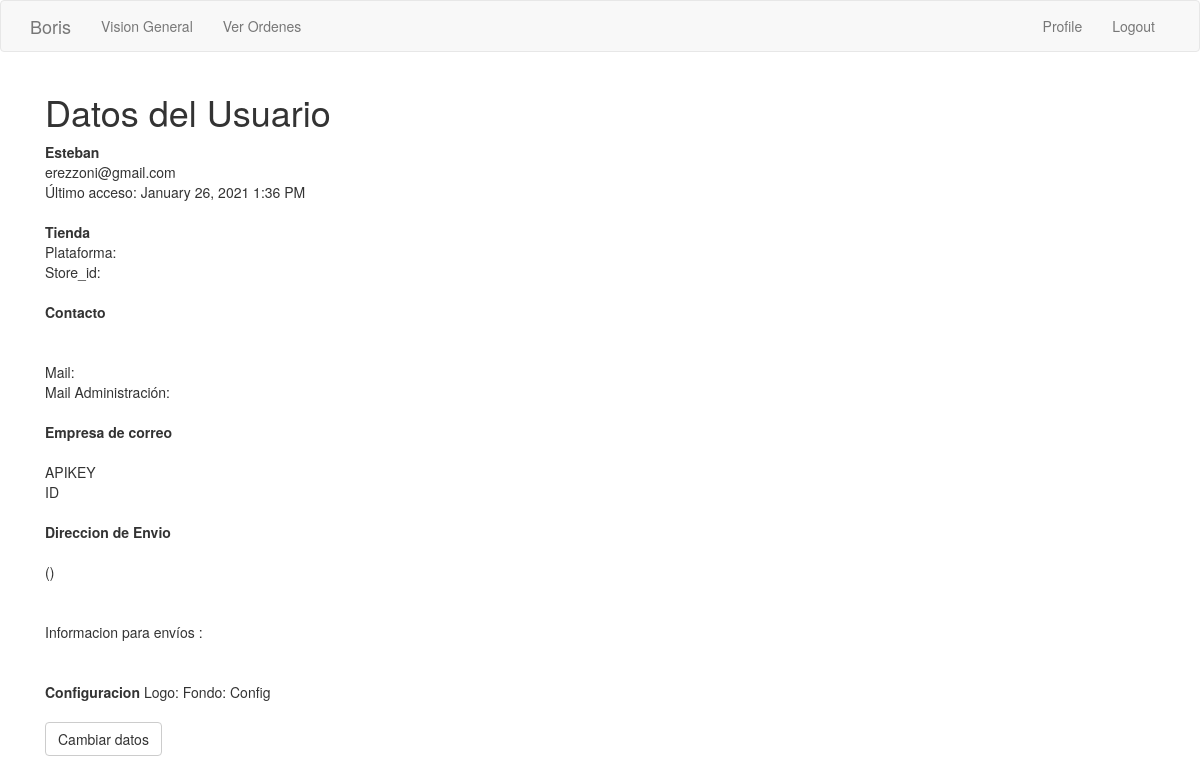
Page /user/Esteban (signed in) on the earlier database version.
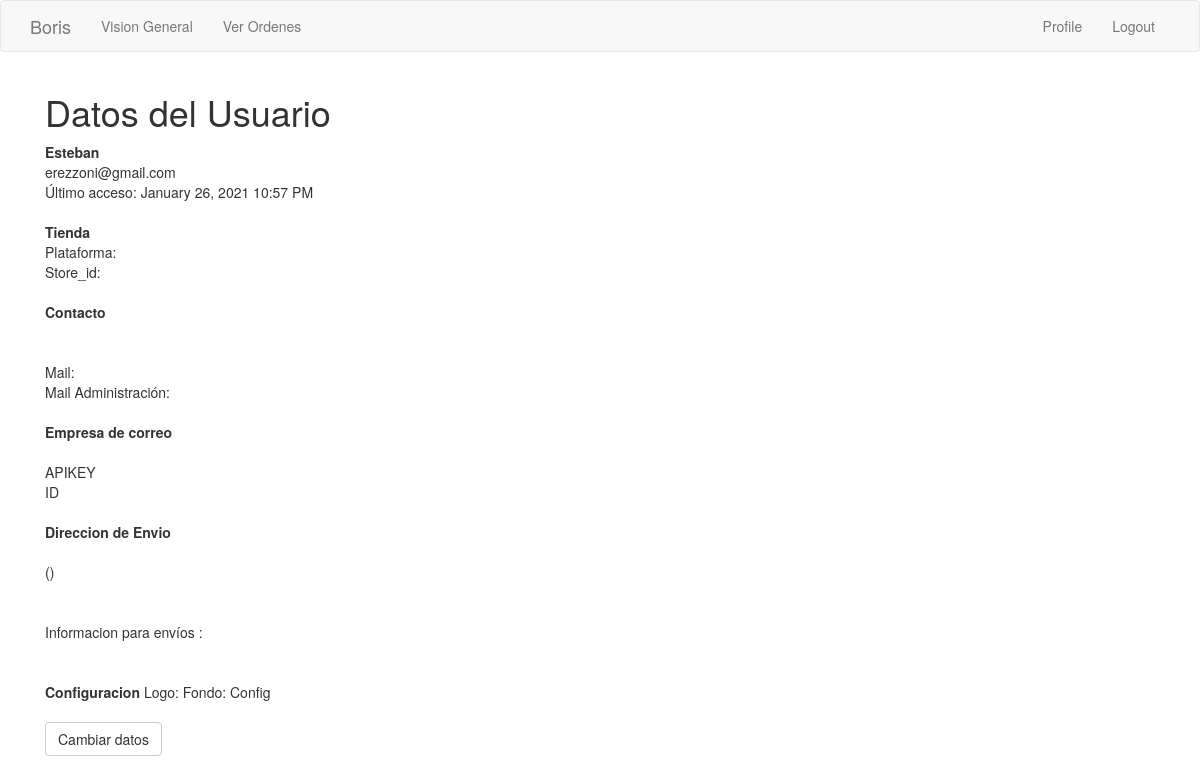
Same page on the later database version.
### app/models.py (models this page shows, shortened)
class User(UserMixin, db.Model):
    id = db.Column(db.Integer, primary_key=True)
    username = db.Column(db.String(64), index=True, unique=True)
    email = db.Column(db.String(120), index=True, unique=True)
    password_hash = db.Column(db.String(128))
    last_seen = db.Column(db.DateTime, default=datetime.utcnow)
    store = db.Column(db.Integer, db.ForeignKey('company.store_id'))
    transaction = db.relationship('Transaction_log', backref='realizo', lazy='dynamic')

### app/main/routes.py (the view)
@bp.route('/user/<username>')
@login_required
def user(username):
    user = User.query.filter_by(username=username).first_or_404()
    return render_template('user.html', user=user)

### app/main/routes.py (called while the page is built)
@bp.before_app_request
def before_request():
    if current_user.is_authenticated:
        current_user.last_seen = datetime.utcnow()
        db.session.commit()

### app/models.py (called while the page is built)
@login.user_loader
def load_user(id):
    return User.query.get(int(id))

### app/templates/user.html
{% extends "base.html" %}
{% block app_content %}
    <div class='container'>
        <h1> Datos del Usuario</h1>
        <div class="row">
            <div class="col-xs-6 col-sm-6 col-md-4 col-lg-4">
                <strong> {{ user.username }} </strong> <br>
                {{ user.email}} <br>
                {% if user.last_seen %}
                    Último acceso: {{ moment(user.last_seen).format('LLL') }}
                {% endif %}
                <br><br>
                <strong> Tienda </strong>
                {{store_name}} <br>
                Plataforma: {{user.platform}} <br>
                Store_id: {{user.store_id}}<br>
                <br>
                <strong>Contacto</strong><br>
                 {{ user.contact_name }}<br>
                 {{ user.contact_phone }}<br>
                 Mail: {{ user.contact_email }}<br>
                 Mail Administración: {{ user.admin_email}} <br>
                <br>
                <strong>Empresa de correo</strong><br>
                {{ user.correo_usado }}<br>
                APIKEY {{ user.correo_apikey }}<br>
                ID {{ user.correo_id }}<br>
                <br>
                <strong>Direccion de Envio</strong><br>
                {{ user.shipping_address}} {{user.shipping_number}} {{ user.shipping_floor }} <br>
                {{ user.shipping_city }} ({{ user.shipping_zipcode }}) <br>
                {{ user.shipping_province}} <br>
                {{ user.shipping_country }} <br>
                Informacion para envíos :<br>
                {{ user.shipping_info }} <br>
                <br>
                <strong> Configuracion</strong>
                Logo: {{ user.param_logo }}
                Fondo: {{ user.param_fondo }}
                Config {{ user.param_config }}
                <br>
                <br>
                <a href="{{ url_for('main.edit_profile') }}">
                        <button class="btn btn-default">Cambiar datos</button>
                </a>
            </div>
        </div>
    </div>
{% endblock %}

Differences in the rows shown:
changed User "Esteban": last_seen "January 26, 2021 1:36 PM" → "January 26, 2021 10:57 PM"
